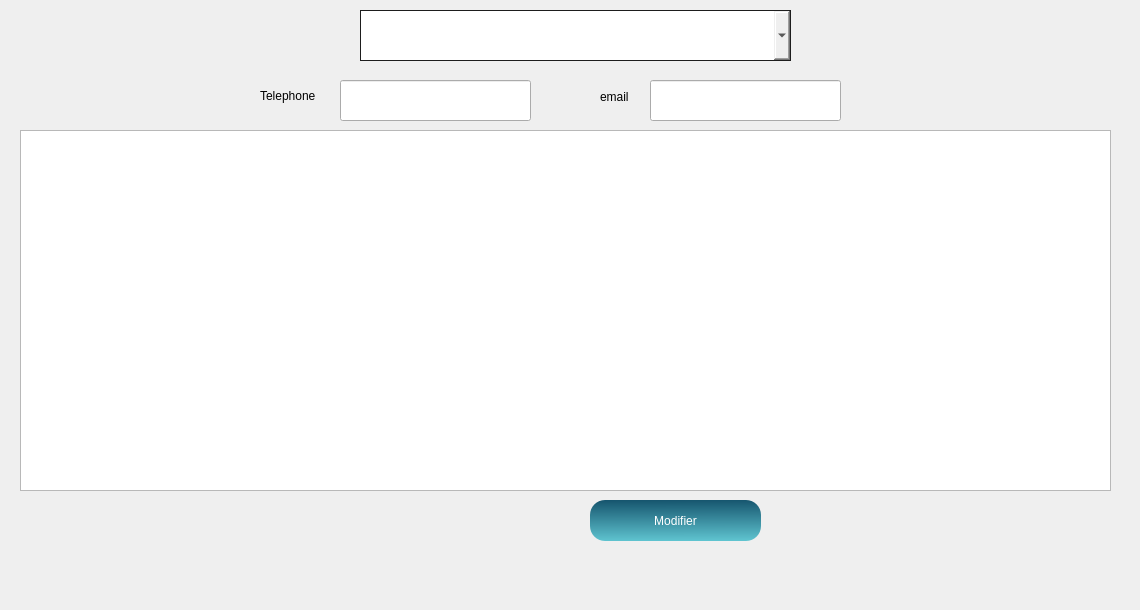
          <widget class="QWidget" name="tab_10">
           <attribute name="icon">
            <iconset resource="resource.qrc">
             <normaloff>:/image/img/edit.png</normaloff>:/image/img/edit.png</iconset>
           </attribute>
           <attribute name="title">
            <string>Modifier Une Declaration des Accidents</string>
           </attribute>
           <widget class="QComboBox" name="comboBox2">
            <property name="geometry">
             <rect>
              <x>360</x>
              <y>10</y>
              <width>431</width>
              <height>51</height>
             </rect>
            </property>
            <property name="styleSheet">
             <string notr="true">
QComboBox
{   padding-bottom:7px;
    padding-left: 6px;
	border: 1px solid #1d1d1d;
    height: 22px;
 padding-top:7px;

}</string>
            </property>
           </widget>
           <widget class="QLineEdit" name="tel2">
            <property name="geometry">
             <rect>
              <x>340</x>
              <y>80</y>
              <width>191</width>
              <height>41</height>
             </rect>
            </property>
            <property name="styleSheet">
             <string notr="true"/>
            </property>
           </widget>
           <widget class="QLabel" name="label_112">
            <property name="geometry">
             <rect>
              <x>600</x>
              <y>90</y>
              <width>47</width>
              <height>13</height>
             </rect>
            </property>
            <property name="styleSheet">
             <string notr="true">background-color:transparent;</string>
            </property>
            <property name="text">
             <string>email</string>
            </property>
           </widget>
           <widget class="QLineEdit" name="email2">
            <property name="geometry">
             <rect>
              <x>650</x>
              <y>80</y>
              <width>191</width>
              <height>41</height>
             </rect>
            </property>
            <property name="styleSheet">
             <string notr="true"/>
            </property>
           </widget>
           <widget class="QPushButton" name="Modifier_5">
            <property name="geometry">
             <rect>
              <x>590</x>
              <y>500</y>
              <width>171</width>
              <height>41</height>
             </rect>
            </property>
            <property name="styleSheet">
             <string notr="true">QPushButton
{
background : qlineargradient(spread:pad, x1:0.467, y1:0, x2:0.482, y2:1, stop:0 rgba(22, 85,110, 255), stop:1 rgba(95, 196, 208, 255));
border-radius:15px;
color:white;
}
QPushButton:hover
{
background:qlineargradient(spread:pad, x1:0.457286, y1:0.381, x2:0.508, y2:1, stop:0 rgba(95, 196, 208, 255), stop:1 rgba(22, 85,110, 255))
}</string>
            </property>
            <property name="text">
             <string>Modifier</string>
            </property>
            <property name="icon">
             <iconset resource="resource.qrc">
              <normaloff>:/image/img/icons8-edit-48.png</normaloff>:/image/img/icons8-edit-48.png</iconset>
            </property>
            <property name="iconSize">
             <size>
              <width>30</width>
              <height>30</height>
             </size>
            </property>
           </widget>
           <widget class="QTableView" name="tabview2">
            <property name="geometry">
             <rect>
              <x>20</x>
              <y>130</y>
              <width>1091</width>
              <height>361</height>
             </rect>
            </property>
            <property name="styleSheet">
             <string notr="true"> QTableView {
     selection-background-color: qlineargradient(x1: 0, y1: 0, x2: 0.5, y2: 0.5,
                                 stop: 0 #FF92BB, stop: 1 white);
 }</string>
            </property>
           </widget>
           <widget class="QLabel" name="label_113">
            <property name="geometry">
             <rect>
              <x>260</x>
              <y>80</y>
              <width>91</width>
              <height>31</height>
             </rect>
            </property>
            <property name="styleSheet">
             <string notr="true">background-color:transparent;</string>
            </property>
            <property name="text">
             <string>Telephone</string>
            </property>
           </widget>
           <widget class="QLabel" name="label_11">
            <property name="geometry">
             <rect>
              <x>0</x>
              <y>0</y>
              <width>1131</width>
              <height>601</height>
             </rect>
            </property>
            <property name="styleSheet">
             <string notr="true">border-image: url(:/img/policeman-hold-shield-wearing-helmet-uniform-cop-guard-brick-background_48369-15139.jpg);</string>
            </property>
            <property name="text">
             <string/>
            </property>
           </widget>
           <zorder>label_11</zorder>
           <zorder>comboBox2</zorder>
           <zorder>tel2</zorder>
           <zorder>label_112</zorder>
           <zorder>email2</zorder>
           <zorder>Modifier_5</zorder>
           <zorder>tabview2</zorder>
           <zorder>label_113</zorder>
          </widget>
